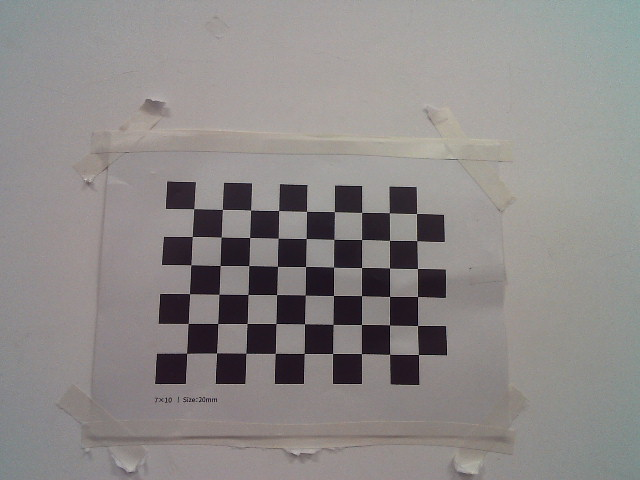
#> input picture jixiebi_project_20260818/calibration/astra_rgb/images/calib_001.png, 640 x 480 px, given in place of the camera
$ python rgb_calib_capture.py
#> lines starting #> are read from the running program, lines starting #| are printed output that depends on the picture; after the words box and inside, x2 and y2 are one past the last pixel; in counts of white or black regions, pixels touching at a corner belong together
import argparse
import re
import time
from pathlib import Path
from typing import Optional, Tuple

import cv2
import numpy as np


BACKENDS = {
    "auto": cv2.CAP_ANY,
    "v4l2": getattr(cv2, "CAP_V4L2", cv2.CAP_ANY),
    "msmf": getattr(cv2, "CAP_MSMF", cv2.CAP_ANY),
    "dshow": getattr(cv2, "CAP_DSHOW", cv2.CAP_ANY),
}

PROJECT_ROOT = Path(__file__).resolve().parents[1]
DEFAULT_ASTRA_RGB_CALIB_IMAGES = PROJECT_ROOT / "calibration" / "astra_rgb" / "images"


def parse_pattern(value: str) -> Tuple[int, int]:
    parts = value.lower().split("x")
    if len(parts) != 2:
        raise argparse.ArgumentTypeError("pattern must be like 6x9")
    return int(parts[0]), int(parts[1])


def parse_flip(value: str) -> Optional[int]:
    if value.lower() in ("none", "no", "off"):
        return None
    if value not in ("-1", "0", "1"):
        raise argparse.ArgumentTypeError("flip must be none, -1, 0, or 1")
    return int(value)


def apply_flip(frame: np.ndarray, flip: Optional[int]) -> np.ndarray:
    if flip is None:
        return frame
    return cv2.flip(frame, flip)


def existing_count(out_dir: Path) -> int:
    pattern = re.compile(r"calib_(\d+)\.png$", re.IGNORECASE)
    numbers = []
    if not out_dir.exists():
        return 0
    for path in out_dir.glob("calib_*.png"):
        match = pattern.match(path.name)
        if match:
            numbers.append(int(match.group(1)))
    return max(numbers) if numbers else 0


def write_image(path: Path, image: np.ndarray) -> None:
    path.parent.mkdir(parents=True, exist_ok=True)
    ok, encoded = cv2.imencode(path.suffix or ".png", image)
    if not ok:
        raise RuntimeError("failed to encode image: {}".format(path))
    path.write_bytes(encoded.tobytes())


def find_chessboard(frame: np.ndarray, pattern: Tuple[int, int], fast_check: bool):
    rows, cols = pattern
    pattern_size = (cols, rows)
    gray = cv2.cvtColor(frame, cv2.COLOR_BGR2GRAY)
    flags = cv2.CALIB_CB_ADAPTIVE_THRESH + cv2.CALIB_CB_NORMALIZE_IMAGE
    if fast_check:
        flags += cv2.CALIB_CB_FAST_CHECK
    found, corners = cv2.findChessboardCorners(gray, pattern_size, flags=flags)
    if not found:
        return False, None

    criteria = (cv2.TERM_CRITERIA_EPS + cv2.TERM_CRITERIA_MAX_ITER, 30, 0.01)
    refined = cv2.cornerSubPix(gray, corners, (11, 11), (-1, -1), criteria)
    return True, refined


def open_capture(args) -> cv2.VideoCapture:
    try:
        cap = cv2.VideoCapture(args.camera, BACKENDS[args.backend])
    except TypeError:
        # Older OpenCV Python bindings, such as Jetson's OpenCV 3.2,
        # only accept the camera index.
        cap = cv2.VideoCapture(args.camera)
    if not cap.isOpened():
        raise RuntimeError("cannot open camera index {} with backend {}".format(args.camera, args.backend))

    cap.set(cv2.CAP_PROP_FRAME_WIDTH, args.width)
    cap.set(cv2.CAP_PROP_FRAME_HEIGHT, args.height)
    cap.set(cv2.CAP_PROP_FPS, args.fps)
    if args.fourcc != "native":
        cap.set(cv2.CAP_PROP_FOURCC, cv2.VideoWriter_fourcc(*args.fourcc))
    if hasattr(cv2, "CAP_PROP_BUFFERSIZE"):
        cap.set(cv2.CAP_PROP_BUFFERSIZE, 1)
    return cap


def delete_last(out_dir: Path, saved: int) -> int:
    if saved <= 0:
        print("no saved image to delete", flush=True)
        return 0
    path = out_dir / "calib_{:03d}.png".format(saved)
    if path.exists():
        path.unlink()
        print("deleted {}".format(path), flush=True)
    return existing_count(out_dir)


def main() -> int:
    parser = argparse.ArgumentParser(description="Capture RGB chessboard images for Astra Pro Plus calibration.")
    parser.add_argument("--camera", type=int, default=0)
    parser.add_argument("--backend", choices=sorted(BACKENDS), default="v4l2")
    parser.add_argument("--width", type=int, default=640)
    parser.add_argument("--height", type=int, default=480)
    parser.add_argument("--fps", type=int, default=30)
    parser.add_argument("--fourcc", choices=["MJPG", "YUY2", "YUYV", "native"], default="MJPG")
    parser.add_argument("--pattern", type=parse_pattern, default=(6, 9), help="Inner corners, rows x cols. Default: 6x9.")
    parser.add_argument("--flip", type=parse_flip, default=None, help="none, -1, 0, or 1. Default: none.")
    parser.add_argument("--out", default=str(DEFAULT_ASTRA_RGB_CALIB_IMAGES))
    parser.add_argument("--detect-every", type=int, default=5, help="Run chessboard detection every N frames. Default: 5.")
    parser.add_argument("--preview-scale", type=float, default=1.0, help="Display scale only. Saved image keeps original size.")
    parser.add_argument("--save-cooldown", type=float, default=1.0, help="Minimum seconds between two saves. Default: 1.0.")
    args = parser.parse_args()

    out_dir = Path(args.out)
    out_dir.mkdir(parents=True, exist_ok=True)
    saved = existing_count(out_dir)

    cap = open_capture(args)
    actual_w = int(cap.get(cv2.CAP_PROP_FRAME_WIDTH) or 0)
    actual_h = int(cap.get(cv2.CAP_PROP_FRAME_HEIGHT) or 0)
    actual_fps = float(cap.get(cv2.CAP_PROP_FPS) or 0.0)

    rows, cols = args.pattern
    print("camera index: {}, backend: {}".format(args.camera, args.backend), flush=True)
    print("requested: {}x{}@{}, actual: {}x{}@{:.1f}".format(
        args.width, args.height, args.fps, actual_w, actual_h, actual_fps
    ), flush=True)
    print("pattern: {}x{} inner corners, output: {}".format(rows, cols, out_dir.resolve()), flush=True)
    print("detect_every: {}, preview_scale: {}, save_cooldown: {}".format(
        args.detect_every, args.preview_scale, args.save_cooldown
    ), flush=True)
    print("keys: SPACE=save when board is detected, X=delete last, Q/Esc=quit", flush=True)

    window = "Astra Pro Plus RGB chessboard capture"
    cv2.namedWindow(window, cv2.WINDOW_NORMAL)
    frame_index = 0
    live_found = False
    live_corners = None
    last_save_time = 0.0

    try:
        while True:
            ok, frame = cap.read()
#> frame is the input picture: shape (480, 640, 3); mean B, G, R 136.1, 137.1, 141
            if not ok or frame is None:
                print("WARN: frame read failed", flush=True)
                continue

            frame = apply_flip(frame, args.flip)
            frame_index += 1
            if frame_index % max(1, args.detect_every) == 0:
                live_found, live_corners = find_chessboard(frame, args.pattern, fast_check=True)

            shown = frame.copy()
            if live_found and live_corners is not None:
                cv2.drawChessboardCorners(shown, (cols, rows), live_corners, True)
            color = (0, 255, 0) if live_found else (0, 0, 255)
            status = "saved={} board={} SPACE=save X=delete Q=quit".format(saved, "OK" if live_found else "NO")
            cv2.putText(shown, status, (12, 30), cv2.FONT_HERSHEY_SIMPLEX, 0.65, color, 2, cv2.LINE_AA)
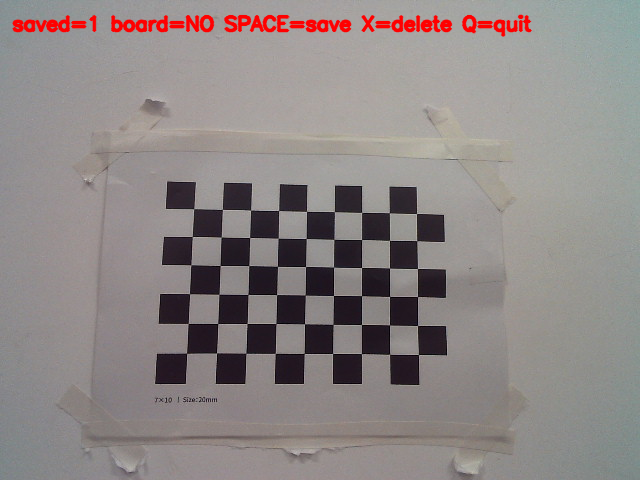
#> shown: shape (480, 640, 3); 1.93% of pixels changed, all inside (x1, y1, x2, y2) = (11, 14, 533, 37)
            if args.preview_scale != 1.0:
                preview_w = max(1, int(shown.shape[1] * args.preview_scale))
                preview_h = max(1, int(shown.shape[0] * args.preview_scale))
                shown = cv2.resize(shown, (preview_w, preview_h), interpolation=cv2.INTER_AREA)
            cv2.imshow(window, shown)

            key = cv2.waitKey(1) & 0xFF
#> (key q is pressed here)
            if key in (ord("q"), 27):
                break
            if key in (ord("x"), ord("X")):
                saved = delete_last(out_dir, saved)
            elif key == 32:
                now = time.monotonic()
                if now - last_save_time < args.save_cooldown:
                    continue
                save_found, _ = find_chessboard(frame, args.pattern, fast_check=False)
                if not save_found:
                    print("not saved: chessboard was not detected", flush=True)
                    continue
                saved += 1
                path = out_dir / "calib_{:03d}.png".format(saved)
                write_image(path, frame)
                last_save_time = now
                print("saved {}".format(path), flush=True)
    finally:
        cap.release()
        cv2.destroyAllWindows()

    print("done. saved images: {}".format(saved), flush=True)
    return 0


if __name__ == "__main__":
    raise SystemExit(main())
#> (the program exits here)

$ run again, on jixiebi_project_20260818/calibration/astra_rgb/images/calib_002.png
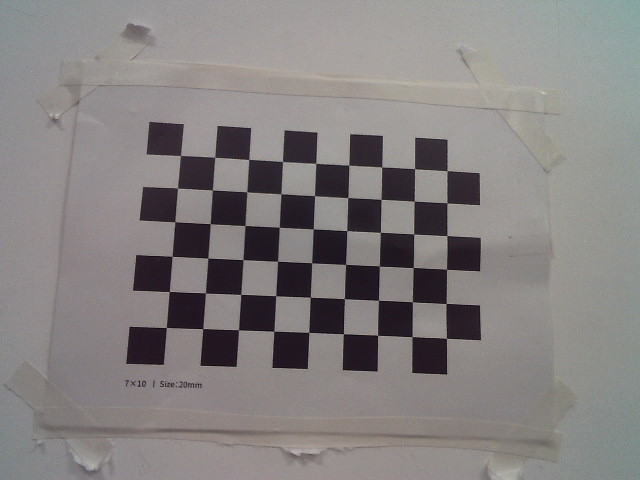
#> input picture jixiebi_project_20260818/calibration/astra_rgb/images/calib_002.png, 640 x 480 px, given in place of the camera
#> in main, frame is the input picture: shape (480, 640, 3); mean B, G, R 128.8, 129.1, 133.2
#> in main, `cv2.putText(shown, status, (12, 30), cv2.FONT_HERSHEY_SIMPLEX, 0.65, c..`:
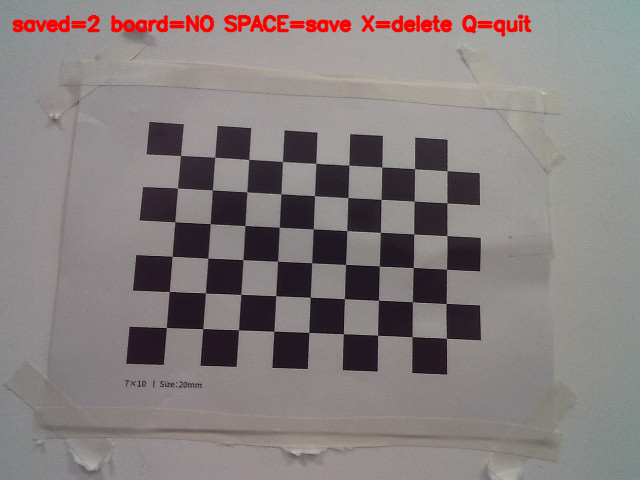
#> shown: shape (480, 640, 3); 1.96% of pixels changed, all inside (x1, y1, x2, y2) = (11, 14, 533, 37)

$ run again, on jixiebi_project_20260818/calibration/astra_rgb/images/calib_004.png
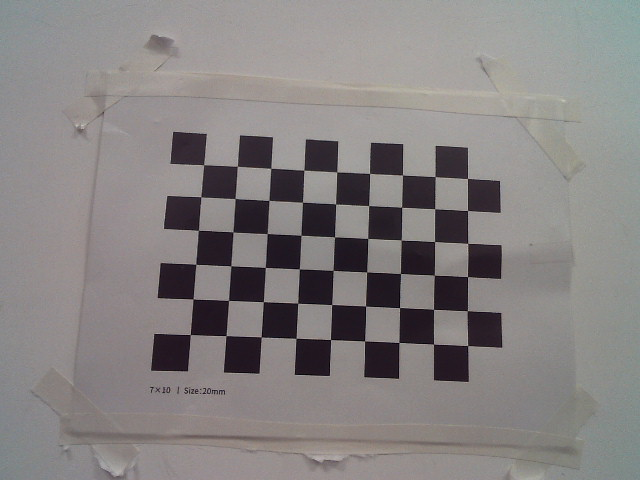
#> input picture jixiebi_project_20260818/calibration/astra_rgb/images/calib_004.png, 640 x 480 px, given in place of the camera
#> in main, frame is the input picture: shape (480, 640, 3); mean B, G, R 129.5, 129.8, 133.9
#> in main, `cv2.putText(shown, status, (12, 30), cv2.FONT_HERSHEY_SIMPLEX, 0.65, c..`:
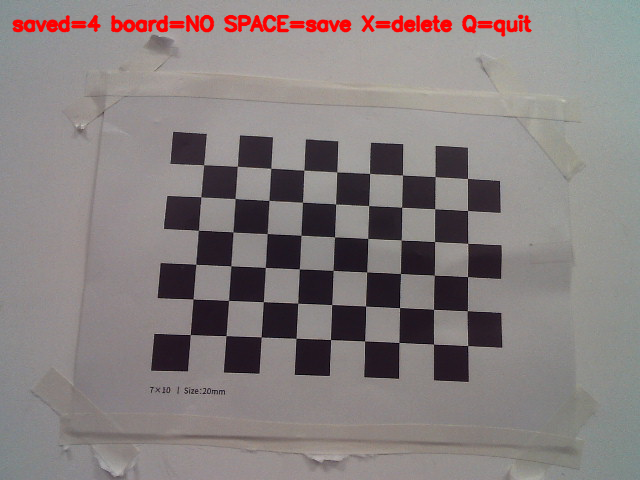
#> shown: shape (480, 640, 3); 1.95% of pixels changed, all inside (x1, y1, x2, y2) = (11, 14, 533, 37)
